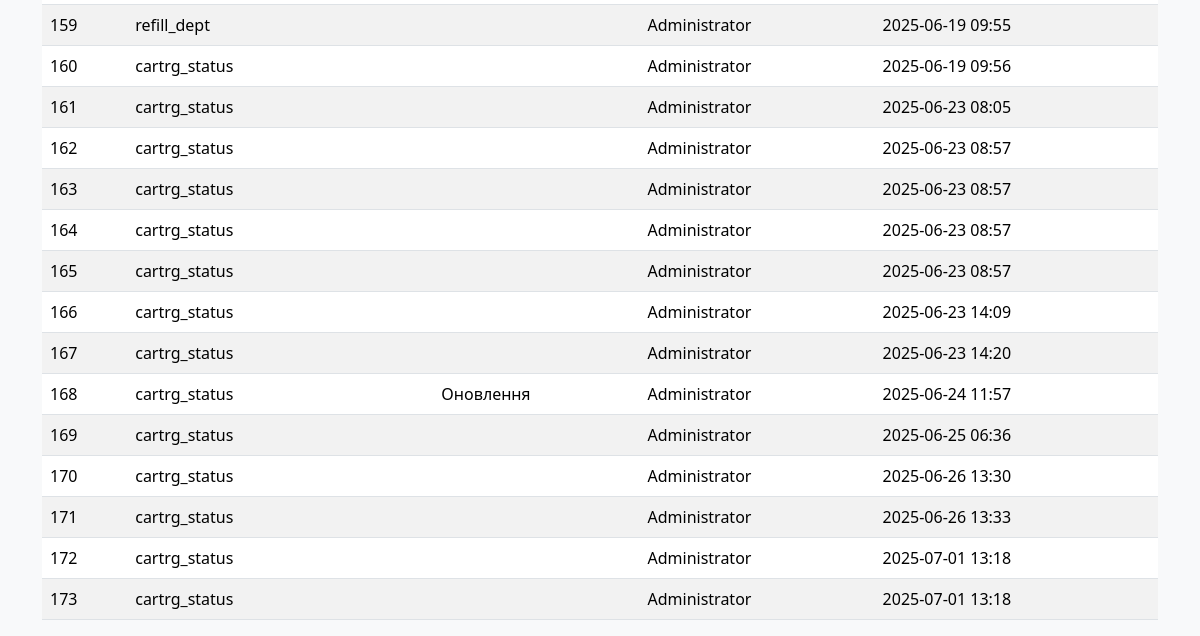
The app's page /event_log (signed in, lower part), older data.
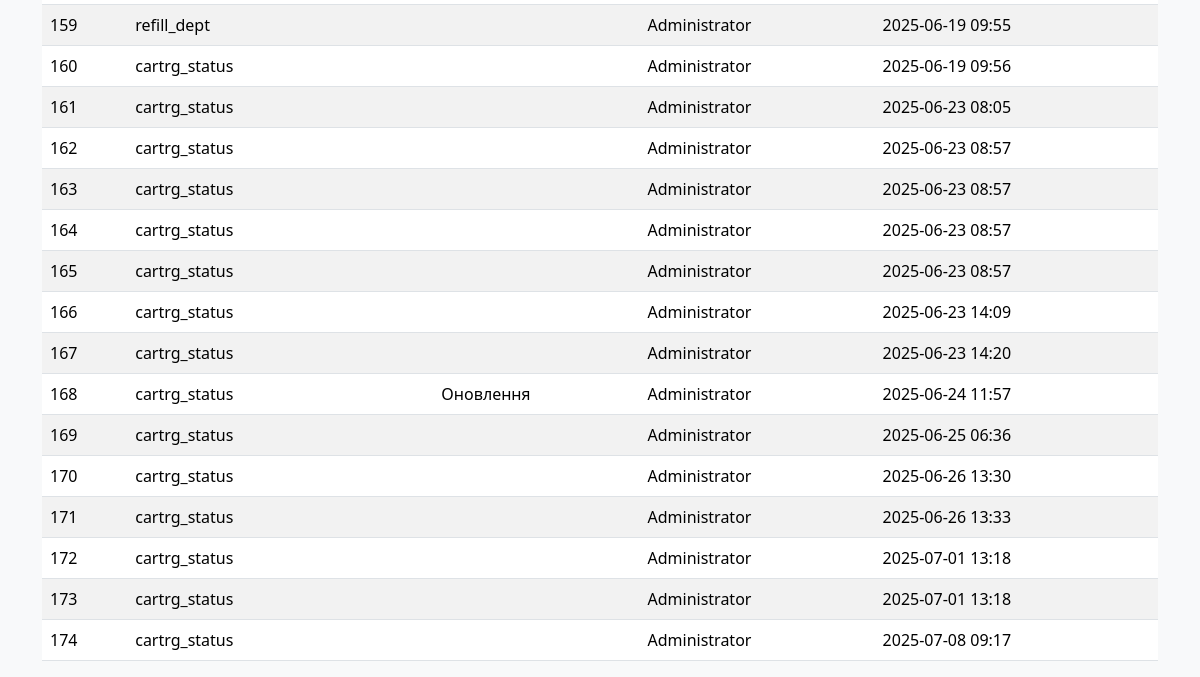
The same page, newer data.
### models.py (models this page shows)
class EventLog(db.Model):
    __tablename__ = "event_log"
    id: Mapped[int] = mapped_column(primary_key=True)
    table_name: Mapped[str] = mapped_column(String(30))
    event_type: Mapped[int] = mapped_column(Integer, server_default=literal(0))
    user_updated: Mapped[int] = mapped_column(ForeignKey(User.id))
    time_updated: Mapped[DateTime] = mapped_column(DateTime, server_default=func.now())

class User(db.Model, UserMixin):
    __tablename__ = "users"
    id: Mapped[int] = mapped_column(primary_key=True)
    username: Mapped[str] = mapped_column(String(30), unique=True, nullable=False)
    password: Mapped[str] = mapped_column(String(255), nullable=False)
    humanname: Mapped[str] = mapped_column(String(60), nullable=False)
    dept_id: Mapped[int] = mapped_column(ForeignKey('refill_dept.id'), nullable=False)
    lastlogin: Mapped[datetime] = mapped_column(DateTime, server_default=func.now())
    active: Mapped[bool] = mapped_column(default=True)
    time_updated: Mapped[DateTime] = mapped_column(DateTime, server_default=func.now())
    role: Mapped[str] = mapped_column(String(30), server_default="user")

### app.py (the view)
    def wrapper(*args, **kwargs):
        if current_user.role != 'admin':
            abort(403)
        return f(*args, **kwargs)

### app.py (called while the page is built)
@login_manager.user_loader
def load_user(user_id):
    return User.query.get(int(user_id))

def admin_required(f):
    def wrapper(*args, **kwargs):
        if current_user.role != 'admin':
            abort(403)
        return f(*args, **kwargs)
    wrapper.__name__ = f.__name__
    return wrapper

@app.route('/event_log')
@login_required
@admin_required
def event_log():
    table_filter = request.args.get('table_filter', '')
    type_filter = request.args.get('type_filter', '')
    query = EventLog.query
    if table_filter:
        query = query.filter(EventLog.table_name == table_filter)
    if type_filter:
        query = query.filter(EventLog.event_type == int(type_filter))
    logs = query.all()
    return render_template('event_log.html', User=User, logs=logs, table_filter=table_filter, type_filter=type_filter)

### templates/event_log.html (shortened to what this page needs)
{% extends "base.html" %}
{% block content %}
    <table class="table table-striped">
        <tbody>
            {% for log in logs %}
            <tr>
                <td>{{ log.id }}</td>
                <td>{{ log.table_name }}</td>
                <td>{{ {0: 'Створення', 1: 'Зміна', 2: 'Оновлення'}[log.event_type] }}</td>
                <td>{{ User.query.get(log.user_updated).humanname }}</td>
                <td>{{ log.time_updated.strftime('%Y-%m-%d %H:%M') }}</td>
            </tr>
            {% endfor %}
        </tbody>
    </table>
{% endblock %}

### templates/base.html (shortened to what this page needs)
<!DOCTYPE html>
<html lang="uk">
<head>
    <link rel="stylesheet" href="{{ url_for('static', filename='css/bootstrap.min.css') }}">
    <link rel="stylesheet" href="{{ url_for('static', filename='css/style.css') }}">
</head>
<body>
    <div class="container mt-4">
        {% block content %}{% endblock %}
    </div>
</body>
</html>

### static/css/style.css (style rules this page uses)
body { background-color: #f8f9fa; }

Row changes from the older to the newer data that the page shows:
added EventLog: id "174", table_name "cartrg_status", query.get "Administrator", time_updated "2025-07-08 09:17"
